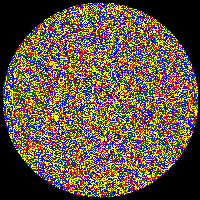
#> input picture 2.KISASINAV2.ODEVİ/resim/21.png, 200 x 200 px
$ python main.py
#> lines starting #> are read from the running program, lines starting #| are printed output that depends on the picture
import cv2
import numpy as np
import glob
import time
import sys

# Template Matching fonksiyonu
def template_matching(template, image):
    method = cv2.TM_CCOEFF_NORMED
    result = cv2.matchTemplate(image, template, method)
    min_val, max_val, min_loc, max_loc = cv2.minMaxLoc(result)
    return max_val


# Template Matching uygulanacak görsel
image_path = "resim/21.png"
image = cv2.imread(image_path)
#> image is the input picture: shape (200, 200, 3); mean B, G, R 60.8, 82.6, 101.1

# Template dosyalarının bulunduğu dizin
templates_dir = "resim/*.png"

# Template dosyalarını okuma ve benzerlik oranlarını hesaplama
templates = glob.glob(templates_dir)
similarities = []
for template_path in templates:
    template = cv2.imread(template_path)
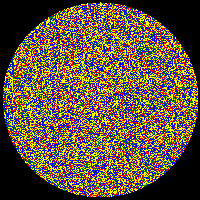
#> input picture 2.KISASINAV2.ODEVİ/resim/160.png, 200 x 200 px
#> template is the input picture: shape (200, 200, 3); mean B, G, R 61.2, 82.8, 101.2

    # Template'yi 20x20 piksel boyutunda ölçeklendirme
    width = 20
    height = 20
    resized_template = cv2.resize(template, (width, height))
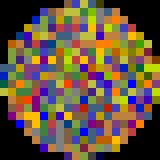
#> resized_template: shape (20, 20, 3) (shown 8 times larger); mean B, G, R 62.1, 83.1, 101.6


    # Çalışma zamanını hesaplama
    start_time = time.time()  # Başlangıç zaman damgası
    similarity = template_matching(resized_template, image)
#> in template_matching, `result = cv2.matchTemplate(image, template, method)`:
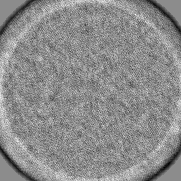
#> result: shape (181, 181) float32; min -0.227, max 0.186, mean 0.000491; drawn with min black and max white
#> in template_matching, `min_val, max_val, min_loc, max_loc = cv2.minMaxLoc(result)`: min_val = -0.227; max_val = 0.186; min_loc = (164, 167); max_loc = (135, 14)
#> similarity = 0.186
    end_time = time.time()  # Bitiş zaman damgası
    elapsed_time = end_time - start_time  # Geçen süreyi hesaplama


    # Bellek kullanımını hesaplama
    template_size = sys.getsizeof(template)
#> template_size = 120144
    image_size = sys.getsizeof(image)
#> image_size = 120144
    resized_template_size = sys.getsizeof(resized_template)
#> resized_template_size = 1344
    total_memory_usage = template_size + image_size + resized_template_size
#> total_memory_usage = 241632
    similarities.append((template_path, similarity, elapsed_time, total_memory_usage))
#> pass 2 of the loop `for template_path in templates:`:
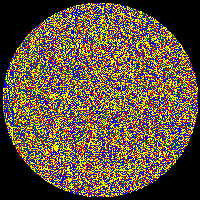
#> input picture 2.KISASINAV2.ODEVİ/resim/167.png, 200 x 200 px
#> template is the input picture: shape (200, 200, 3); mean B, G, R 61.1, 82.8, 100.9
#> `resized_template = cv2.resize(template, (width, height))`:
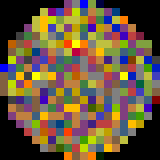
#> resized_template: shape (20, 20, 3) (shown 8 times larger); mean B, G, R 61.5, 86.4, 104
#> in template_matching (call 2), `result = cv2.matchTemplate(image, template, method)`:
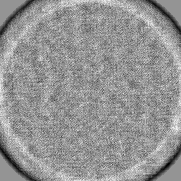
#> result: shape (181, 181) float32; min -0.226, max 0.162, mean 0.000348; drawn with min black and max white
#> min_val = -0.226; max_val = 0.162; min_loc = (168, 164); max_loc = (160, 146)
#> similarity = 0.162
#> pass 3 of the loop `for template_path in templates:`:
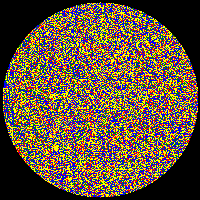
#> input picture 2.KISASINAV2.ODEVİ/resim/168.png, 200 x 200 px
#> template is the input picture: shape (200, 200, 3); mean B, G, R 61.1, 82.8, 100.9
#> `resized_template = cv2.resize(template, (width, height))`:
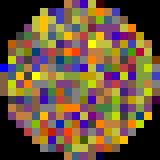
#> resized_template: shape (20, 20, 3) (shown 8 times larger); mean B, G, R 59.8, 85.2, 107.4
#> in template_matching (call 3), `result = cv2.matchTemplate(image, template, method)`:
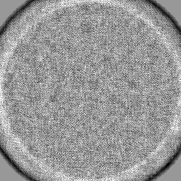
#> result: shape (181, 181) float32; min -0.23, max 0.155, mean 0.000385; drawn with min black and max white
#> min_val = -0.23; max_val = 0.155; max_loc = (165, 42)
#> similarity = 0.155
#> the loop made 4 passes; the first 3 are shown


# Benzerlik oranlarına göre sıralama
similarities.sort(key=lambda x: x[1], reverse=True)


# Benzerlik oranında Virgülden sonraki kısmı 5 basamağını sayı olarak yazar
#5 de zaten birbirerinin aynısı
def get_decimal_places(number):
    decimal_part = str(number).split('.')[1]  # Ondalık kısmı ayırır
    decimal_places = decimal_part[:5]  # İlk 4 haneli kısmı alır
    return decimal_places


print("Benzerlik yüzdelerini 0.sayı  Şeklinde değil noktadan sonra ilk 5 basamağı gösterecek şekilde sıralattım\n")
# Sonuçları yazdırma
i = 0
for template_path, similarity, elapsed_time, memory_usage in similarities:
    i = i+1
    print(i, template_path, "\nBenzerlik Yüzdeleri: ", get_decimal_places(similarity))
    print("Çalışma Süresi:", elapsed_time, "saniye")
    print()


print()
print("Bellek Kullanımı:", memory_usage, "byte")
